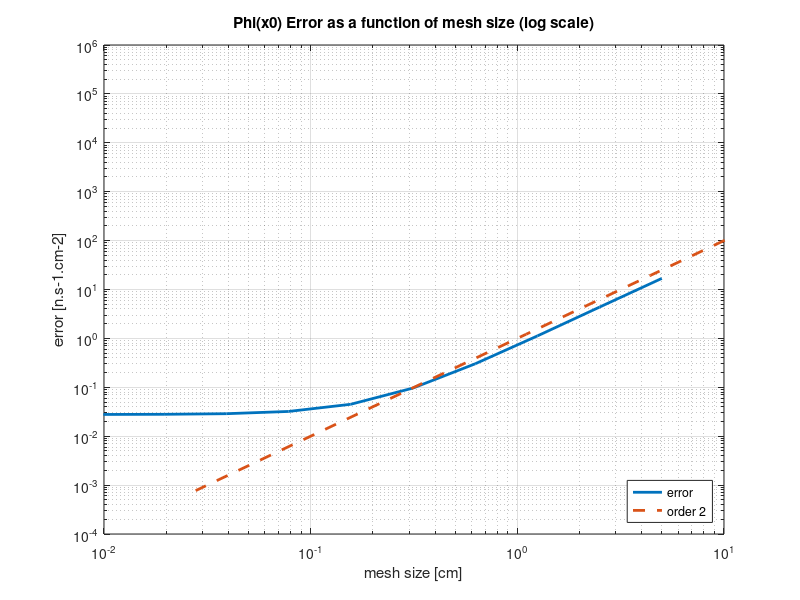
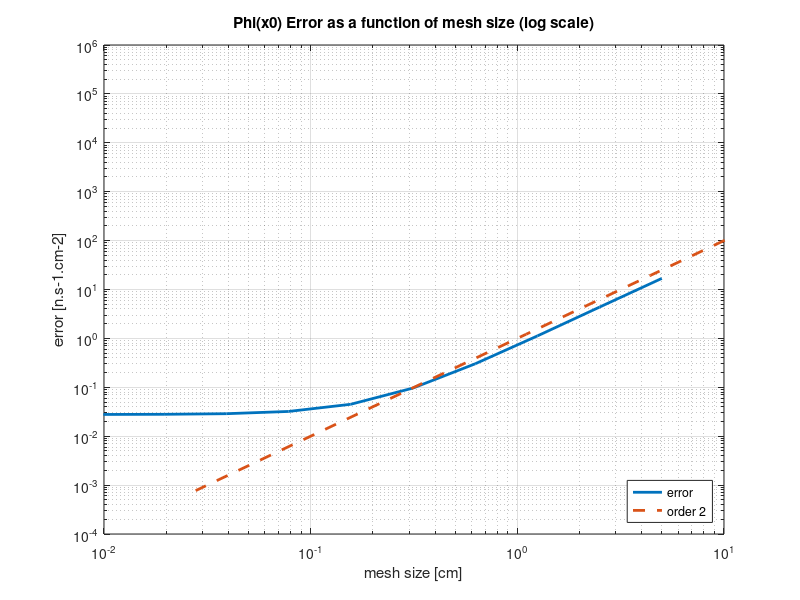
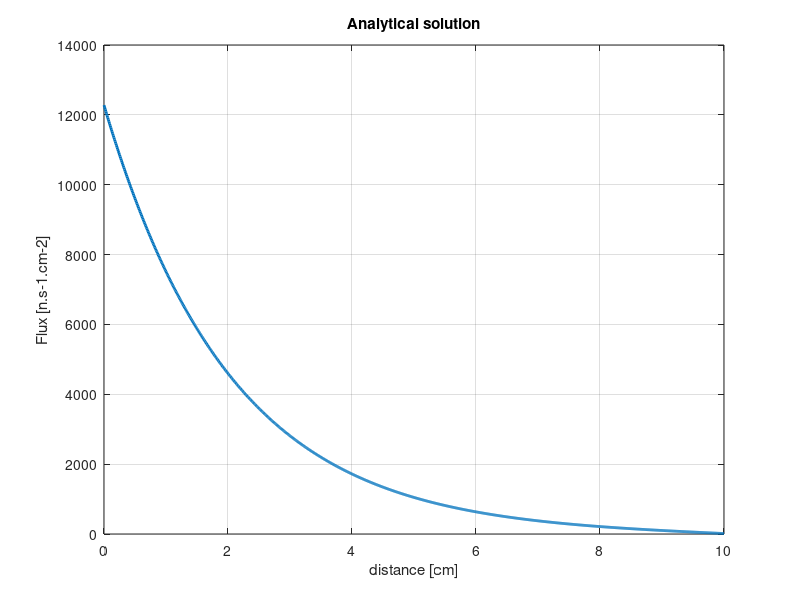
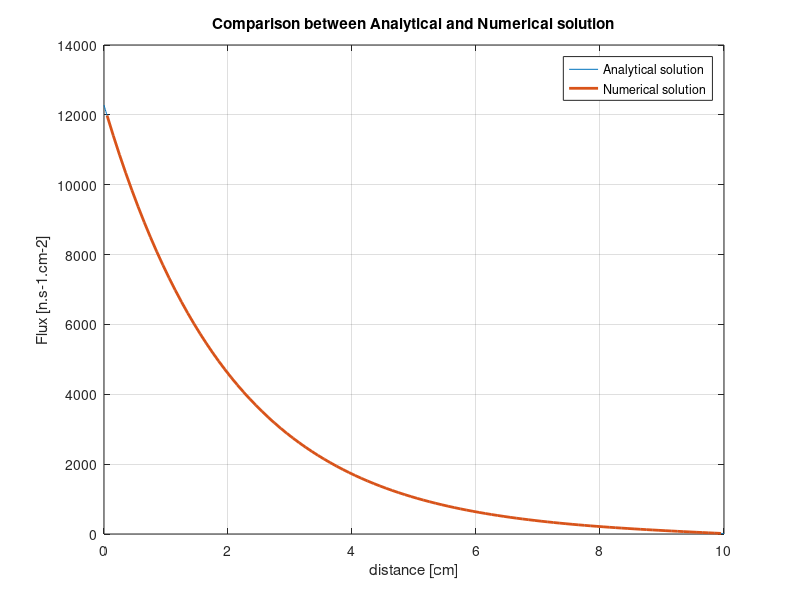

MATLAB code for these plots, in order:
close all
clear all 
clc

%% EXERCISE 1 - Attenuation of neutrons from a 1D planar source
% ### Algorithm description ###

% For the solution of the problem the following procedure was employed:

% ### PREPROCESSING - ANALYTICAL SOLUTION ###
% SECTION 1 - data from the TP scriptum were reported;
% SECTION 2 - analytical solution was written as a function handle and analytical solution was plotted;
% SECTION 2 - OUTPUT analytical solution values for x=0 and x=x0 were asked as an output;

% ### SOLUTION OF THE PROBLEM ###
% SECTION 3 - MATRIX AND SYSTEM SOLUTION BUILDING 
% n was set to 100 (i.e. size of the matrix = x0 / mesh size | mesh size = 0.1 cm)
% matrix A was assembled using diag command;
% values were changed for A(1,1) and A(n,n) accordingly to BCs;
% known values vector was set to zero apart from the first value which equals ?C/?x
% SECTION 4 - Matlab solver for the linear system was used (i.e. x= A \ b);
% SECTION 4 - OUTPUT Flux values were plotted using a linspace defined as linspace
% (h/2, x0-h/2, n) were h is the size of the mesh;
% SECTION 5 - The value of the flux in x0 and 0 was obtained using the information on the BCs

% ### ERROR COMPUTATION ###
% SECTION 6 - The error along the mesh was computed subtracting vector
% solution to linspace analytical solution evaluated in mesh points. The
% output plots do not include the values at the boundary.
% SECTION 7 - Repeats the previous steps (mesh building and solution) using different mesh sizes
% The error is stored at each iteration step, considering both the infinite norm error (max error) and the error at the boundary x0, as requested.
% Difference between analytical and numerical solution was finally plotted and printed

%% Info on Output
% All the output won't be shown in Command Window apart from those required
% in TP1 Slides + graphs 

%% SECTION 1 - Data
sigma_a = 0.02; %cm-1
sigma_s= 4; %cm-1
x0= 10; %cm 
S= 1000; %n cm-2 s-1

D= 1/(3*(sigma_s+sigma_a)); %cm
L= (1/(3*(sigma_s+sigma_a)*sigma_a))^0.5; %cm
d= 2*D; %cm

%% SECTION 2 - exact analytical solution
x= linspace(0,10, 1000); %definition of the linspace for plotting purpose
phi= @(x)(S*L)/(2*D*cosh((x0+d)/L))*sinh((x0+d-x)/L); %use of the function handle to define the analytical solution
figure(1) %plot of the analytical solution
plot(x,phi(x), 'linewidth',2 )
grid on
title("Analytical solution")
xlabel('distance [cm]')
ylabel('Flux [n.s-1.cm-2]')
% saveas(gcf,'Analytical.png')
% saveas(gcf,'Analytical','epsc')

%% SECTION 2 - OUTPUT - exact values of the flux
format long
disp('Analytical solution at 0 and x0=')
phi_0= phi(0)
phi_x0= phi(x0) 

%% SECTION 3 - Construction of the matrix
C= S/2; %definition of the known source term
n=100; %size of the matrix
h= x0/n; %size of the mesh

%explicit construction of the beta coefficients
beta_plus=zeros(1,n);
%Definition of Beta i+1
beta_plus=D;
%Definition of Beta i-1
beta_minus=D;

main_diag= (-(beta_plus + beta_minus)/h^2 - sigma_a)*ones(n,1); %definition of the main diagonal of the matrix
up_diag= beta_plus/h^2*ones(n-1,1); %definition of the upper diagonal of the matrix
low_diag= beta_minus/h^2*ones(n-1,1); %definition of the lower diagonal of the matrix

%costruction of the matrix summing diagonal matrices
A= diag(main_diag,0) + diag(up_diag,1) + diag(low_diag, -1);

%setting boundary conditon at x=0
A(1,1)= -beta_plus/h^2 - sigma_a;
b= zeros(n,1);
b(1)= - C/h;
%setting boundary conditions at x=x0
BC1= 1/(2*(h/(4*D) +1)); %zero incoming partial current definition
A(n,n)= (-BC1*h -beta_minus)/h^2 - sigma_a;

%solving the system using standard MATLAB approach
sol=A\b;

%plot the numerical solution
pos= linspace(h/2,x0-h/2,n);

%% SECTION 4 - plot of the numerical solution
figure(2)
plot(pos,sol, 'linewidth', 2, 'color','r')
grid on
title("Numerical solution")
xlabel('distance [cm]')
ylabel('Flux [n.s-1.cm-2]')

%% SECTION 4 - OUTPUT - plot of the two together
figure(2)
plot(x, phi(x),pos,sol, 'linewidth', 2)
grid on
title("Comparison between Analytical and Numerical solution")
xlabel('distance [cm]')
ylabel('Flux [n.s-1.cm-2]')
legend('Analytical solution', 'Numerical solution')
% saveas(gcf,'Numerical_vs_Analytical.png')
% saveas(gcf,'Numerical_vs_Analytical','epsc')

%% SECTION 5 - flux values for 0 and x0 for the numerical solution

%application of the boundary conditions to find the flux
disp('Flux value in 0 and x0 for 0.1 mesh - NUMERICAL SOLUTION')
phi_n_0= (h*C/(2*D))+ sol(1)
phi_n_x0= (1/(0.25 + D/h))*(D/h)*sol(100)

%computation of the error with respect to the analytical solution
disp('Flux error in 0 and x0 for 0.1 mesh - NUMERICAL SOLUTION')
err_0= abs(phi(0)-phi_n_0)
err_x0= abs(phi(x0)-phi_n_x0)

%% SECTION 6 - plot the error along the mesh for size 0.1 (i.e. n=100)
%FOLLOWING UNCOMMENTED PLOT DON'T INCLUDE THE ERROR AT THE BOUNDARY
%if I don't include the source and phi(x0)
err= abs(sol' - phi(pos));

%Flux value and error for sample point as shown in TP1 Slides
disp('Flux value and error for sample point as shown in TP1 Slides:')
sol(11)
err(11)

%if I do include the source and phi(x0)
%err= [abs(phi(0)-phi_n_0),abs(sol' - phi(pos)),abs(phi(x0)-phi_n_x0)];

%if I don't include the source and phi(x0)
pos1=  pos;

%if I do include the source and phi(x0)
%pos1= [0, pos, 10];

figure(3)
plot(pos1, err, 'linewidth', 2, 'color', 'g')
grid on
title("Error as a function of mesh position")
xlabel('distance [cm]')
ylabel('error [n.s-1.cm-2]')
% saveas(gcf,'Error_mesh_position.png')
% saveas(gcf,'Error_mesh_position','epsc')

%% SECTION 7 - find the error as a function of mesh size

% %Repeat all the previous steps for several mesh refinements
err_h=[];
err_phix0=[];
meshsize=[];

% % Construction of the matrix
for i=[1 2 3 4 5 6 7 8 9 10]
C= S/2;
n=2^i;
h= x0/n;
meshsize=[meshsize, h];
main_diag= (-(beta_plus + beta_minus)/h^2 - sigma_a)*ones(n,1); %definition of the main diagonal of the matrix
up_diag= beta_plus/h^2*ones(n-1,1); %definition of the upper diagonal of the matrix
low_diag= beta_minus/h^2*ones(n-1,1); %definition of the lower diagonal of the matrix

% %costruction of the matrix
A= diag(main_diag,0) + diag(up_diag,1) + diag(low_diag, -1);

%setting boundary conditon at x=0
A(1,1)= -beta_plus/h^2 - sigma_a;
b= zeros(n,1);
b(1)= - C/h;
%setting boundary conditions at x=x0
BC1= 1/(2*(h/(4*D) +1)); %zero incoming partial current definition
A(n,n)= (-BC1*h -beta_minus)/h^2 - sigma_a;

% %solving the system
sol=A\b;

phi_nit_0= (h*C/(2*D))+ sol(1);
phi_nit_x0= (1/(0.25 + D/h))*(D/h)*sol(end);

err_it_0= abs(phi(0)-phi_nit_0);
err_it_x0= abs(phi(x0)-phi_nit_x0);
 
%vector of points in the mesh
pos= linspace(h/2,x0-h/2,n);

% %find the error
%if I choose to include the source and x0
% err_max= max([err_it_0, abs(sol'-phi(pos)), err_it_x0]); 
%if I don't include the source and x0
err_max= max(abs(sol'-phi(pos)));
err_h=[err_h, err_max];
err_phix0=[err_phix0, err_it_x0];
end 
 
%plot the infinite norm error
figure(4)
loglog(meshsize, err_h, 'linewidth', 2)
hold on
loglog(err_h, err_h.^2, 'linewidth', 2, 'LineStyle', '--') % order 2 is plotted to check convergence order
xlim([10^-2 10^1])
grid on
title("Infinite norm Error as a function of mesh size (log scale)")
xlabel('mesh size [cm]')
ylabel('error [n.s-1.cm-2]')
legend('error', 'order 2', 'Location', 'SouthEast')
% % saveas(gcf,'Error_mesh_size.png')
% % saveas(gcf,'Error_mesh_size','epsc')

%plot the error at x0 as a function of mesh size
figure(5)
loglog(meshsize, err_phix0, 'linewidth', 2)
hold on
loglog(err_h, err_h.^2, 'linewidth', 2, 'LineStyle', '--') % order 2 is plotted to check convergence order
xlim([10^-2 10^1])
grid on
title("Phi(x0) Error as a function of mesh size (log scale)")
xlabel('mesh size [cm]')
ylabel('error [n.s-1.cm-2]')
legend('error', 'order 2', 'Location', 'SouthEast')
saveas(gcf,'Error_phi_x0.png')
saveas(gcf,'Error_phi_x0','epsc')
